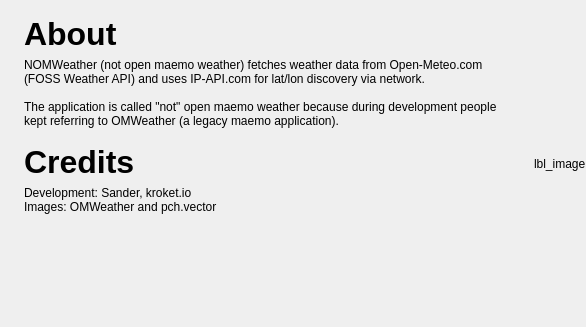
<?xml version="1.0" encoding="UTF-8"?>
<ui version="4.0">
 <class>About</class>
 <widget class="QMainWindow" name="About">
  <property name="geometry">
   <rect>
    <x>0</x>
    <y>0</y>
    <width>586</width>
    <height>327</height>
   </rect>
  </property>
  <property name="windowTitle">
   <string>About</string>
  </property>
  <property name="windowIcon">
   <iconset>
    <normaloff>:/assets/images/appicons/64x64.png</normaloff>:/assets/images/appicons/64x64.png</iconset>
  </property>
  <widget class="QWidget" name="centralWidget">
   <layout class="QVBoxLayout" name="verticalLayout_2">
    <property name="leftMargin">
     <number>0</number>
    </property>
    <property name="topMargin">
     <number>0</number>
    </property>
    <property name="rightMargin">
     <number>0</number>
    </property>
    <property name="bottomMargin">
     <number>0</number>
    </property>
    <item>
     <layout class="QHBoxLayout" name="horizontalLayout">
      <property name="spacing">
       <number>16</number>
      </property>
      <item>
       <layout class="QVBoxLayout" name="verticalLayout">
        <property name="leftMargin">
         <number>24</number>
        </property>
        <property name="topMargin">
         <number>16</number>
        </property>
        <property name="rightMargin">
         <number>16</number>
        </property>
        <property name="bottomMargin">
         <number>16</number>
        </property>
        <item>
         <widget class="QLabel" name="label_3">
          <property name="font">
           <font>
            <pointsize>24</pointsize>
            <weight>75</weight>
            <bold>true</bold>
           </font>
          </property>
          <property name="text">
           <string>About</string>
          </property>
         </widget>
        </item>
        <item>
         <widget class="QLabel" name="label">
          <property name="text">
           <string>NOMWeather (not open maemo weather) fetches weather data from Open-Meteo.com (FOSS Weather API) and uses IP-API.com for lat/lon discovery via network.

The application is called &quot;not&quot; open maemo weather because during development people kept referring to OMWeather (a legacy maemo application).</string>
          </property>
          <property name="wordWrap">
           <bool>true</bool>
          </property>
         </widget>
        </item>
        <item>
         <spacer name="verticalSpacer_3">
          <property name="orientation">
           <enum>Qt::Vertical</enum>
          </property>
          <property name="sizeType">
           <enum>QSizePolicy::Maximum</enum>
          </property>
          <property name="sizeHint" stdset="0">
           <size>
            <width>20</width>
            <height>10</height>
           </size>
          </property>
         </spacer>
        </item>
        <item>
         <widget class="QLabel" name="label_4">
          <property name="font">
           <font>
            <pointsize>24</pointsize>
            <weight>75</weight>
            <bold>true</bold>
           </font>
          </property>
          <property name="text">
           <string>Credits</string>
          </property>
         </widget>
        </item>
        <item>
         <widget class="QLabel" name="label_2">
          <property name="text">
           <string>Development: Sander, kroket.io
Images: OMWeather and pch.vector</string>
          </property>
          <property name="wordWrap">
           <bool>true</bool>
          </property>
         </widget>
        </item>
        <item>
         <spacer name="verticalSpacer">
          <property name="orientation">
           <enum>Qt::Vertical</enum>
          </property>
          <property name="sizeHint" stdset="0">
           <size>
            <width>0</width>
            <height>0</height>
           </size>
          </property>
         </spacer>
        </item>
       </layout>
      </item>
      <item>
       <spacer name="horizontalSpacer">
        <property name="orientation">
         <enum>Qt::Horizontal</enum>
        </property>
        <property name="sizeHint" stdset="0">
         <size>
          <width>40</width>
          <height>20</height>
         </size>
        </property>
       </spacer>
      </item>
      <item>
       <widget class="QLabel" name="lbl_image">
        <property name="text">
         <string>lbl_image</string>
        </property>
       </widget>
      </item>
     </layout>
    </item>
   </layout>
  </widget>
 </widget>
 <layoutdefault spacing="6" margin="11"/>
 <resources>
  <include location="assets.qrc"/>
 </resources>
 <connections/>
</ui>
